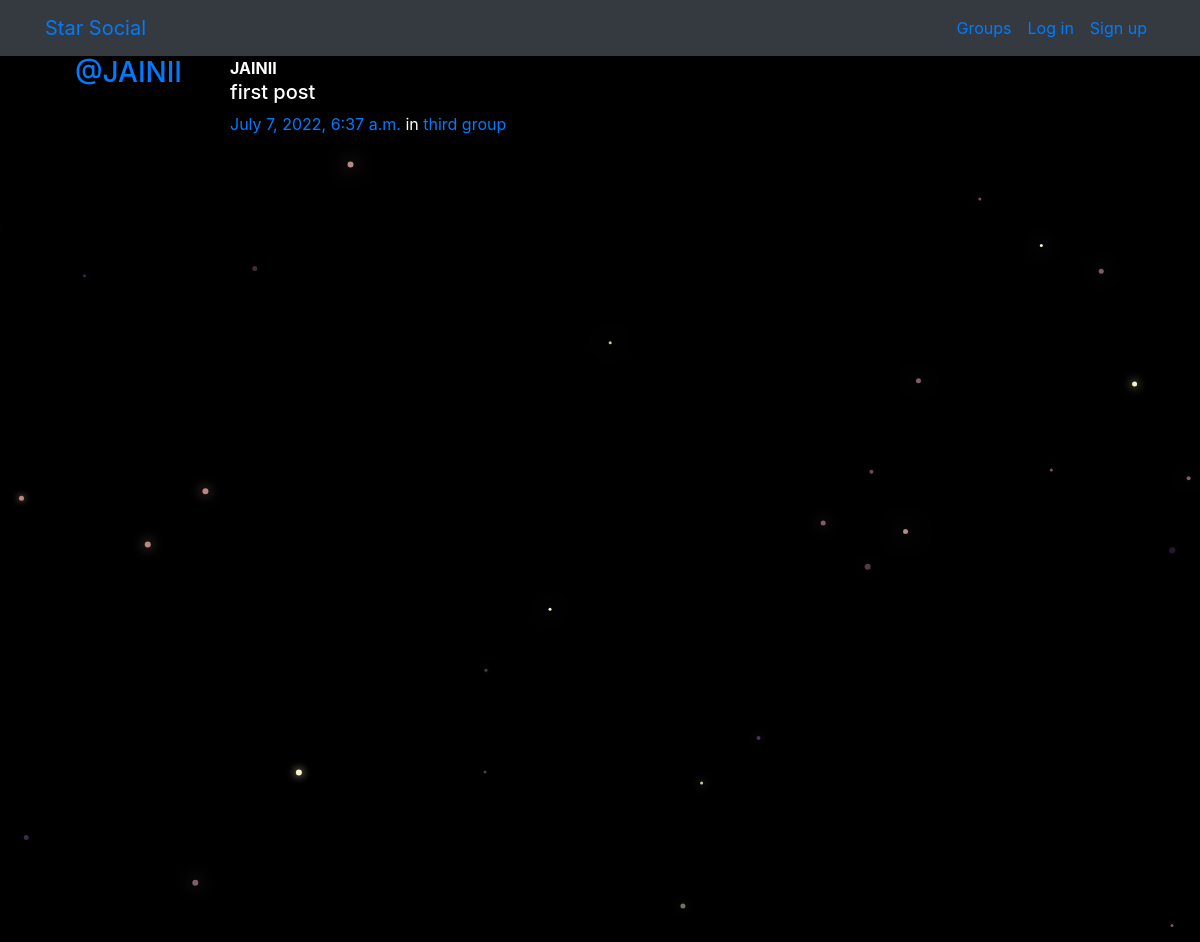
The app's page /posts/by/JAINII/3/ with its own data.
### posts/models.py (models this page shows, shortened)
class Post(models.Model):
    user=models.ForeignKey(User,on_delete=models.CASCADE,related_name='posts')
    created_at=models.DateTimeField(auto_now=True)#autogenrated
    message=models.TextField()
    message_html=models.TextField(editable=False)
    group=models.ForeignKey(Group,on_delete=models.CASCADE,related_name='posts',null=True,blank=True)
    class Meta:
        ordering=['-created_at']
        unique_together=['user','message']

### groups/models.py (models this page shows, shortened)
class Group(models.Model):
     name=models.CharField(max_length=255,unique=True)
     slug=models.SlugField(allow_unicode=True,unique=True)#slug representation
     description=models.TextField(blank=True,default='')
     description_html=models.TextField(editable=False,default='',blank=True)
     members=models.ManyToManyField(User,through='GroupMember')
     class Meta:
         ordering=['name']

### posts/views.py (the view)
# urls.py: path("by/<username>/<int:pk>/",views.PostDetail.as_view(),name="single"),
class PostDetail(SelectRelatedMixin, generic.DetailView):
    model = models.Post
    select_related = ("user", "group")
    def get_queryset(self):
        queryset = super().get_queryset()
        return queryset.filter(
            user__username__iexact=self.kwargs.get("username")
        )

### posts/templates/posts/post_detail.html
{% extends "posts/post_base.html" %}
{% block post_content %}
<div class="col-md-8">
    {% include "posts/_post.html" %}
</div>
{% endblock %}

### posts/templates/posts/_post.html (shortened to what this page needs)
<div class="media">
	<h3 class="mr-5"><a href="{% url 'posts:for_user' username=post.user.username %}">@{{ post.user.username }}</a></h3>
	<div class="media-body">
		<strong>{{ post.user.username }}</strong>
		<h5>{{ post.message_html|safe }}</h5>
			<time class="time"><a href="{% url 'posts:single' username=post.user.username pk=post.pk %}">{{ post.created_at }}</a></time>
			{% if post.group %}
			<span class="group-name">in <a href="#">{{ post.group.name }}</a></span>
			{% endif %}
	</div>
</div>

### static/simplesocial/css/master.css (style rules this page uses)
body { margin: 0; overflow: hidden; background-color: black; color:white; }

### records on screen
Post: user.username "JAINII", message_html "first post", created_at "July 7, 2022, 6:37 a.m.", group.name "third group"
